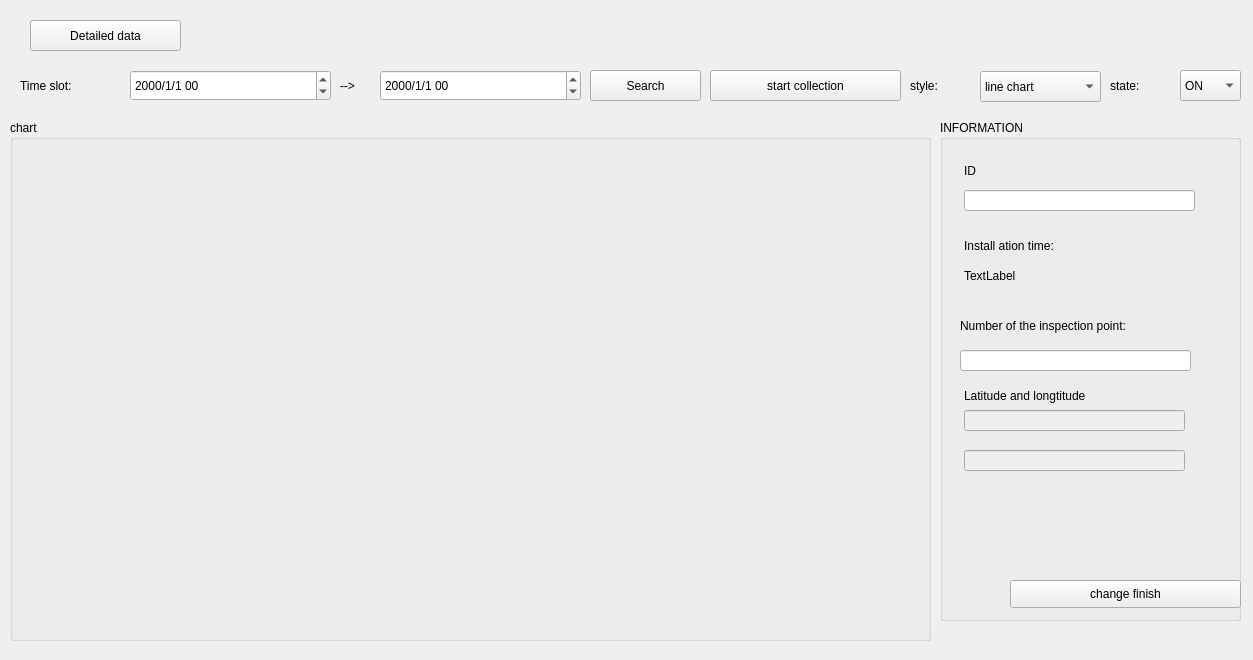
<?xml version="1.0" encoding="UTF-8"?>
<ui version="4.0">
 <class>Widget</class>
 <widget class="QWidget" name="Widget">
  <property name="geometry">
   <rect>
    <x>0</x>
    <y>0</y>
    <width>1253</width>
    <height>660</height>
   </rect>
  </property>
  <property name="windowTitle">
   <string>Widget</string>
  </property>
  <property name="styleSheet">
   <string notr="true">
font: 11pt &quot;华光行书_CNKI&quot;;</string>
  </property>
  <widget class="QComboBox" name="comboBox">
   <property name="geometry">
    <rect>
     <x>1180</x>
     <y>70</y>
     <width>61</width>
     <height>31</height>
    </rect>
   </property>
   <item>
    <property name="text">
     <string>ON</string>
    </property>
   </item>
   <item>
    <property name="text">
     <string>OFF</string>
    </property>
   </item>
  </widget>
  <widget class="QPushButton" name="pushButton">
   <property name="geometry">
    <rect>
     <x>30</x>
     <y>20</y>
     <width>151</width>
     <height>31</height>
    </rect>
   </property>
   <property name="styleSheet">
    <string notr="true">
font: 11pt &quot;华光行书_CNKI&quot;;</string>
   </property>
   <property name="text">
    <string>Detailed data</string>
   </property>
  </widget>
  <widget class="QDateTimeEdit" name="time1">
   <property name="geometry">
    <rect>
     <x>130</x>
     <y>70</y>
     <width>201</width>
     <height>31</height>
    </rect>
   </property>
   <property name="displayFormat">
    <string>yyyy/M/d HH</string>
   </property>
  </widget>
  <widget class="QLabel" name="label">
   <property name="geometry">
    <rect>
     <x>20</x>
     <y>70</y>
     <width>101</width>
     <height>31</height>
    </rect>
   </property>
   <property name="styleSheet">
    <string notr="true">
font: 11pt &quot;华光行书_CNKI&quot;;
</string>
   </property>
   <property name="text">
    <string>Time slot:</string>
   </property>
  </widget>
  <widget class="QLabel" name="label_2">
   <property name="geometry">
    <rect>
     <x>420</x>
     <y>100</y>
     <width>63</width>
     <height>14</height>
    </rect>
   </property>
   <property name="text">
    <string/>
   </property>
  </widget>
  <widget class="QLabel" name="label_3">
   <property name="geometry">
    <rect>
     <x>340</x>
     <y>70</y>
     <width>51</width>
     <height>31</height>
    </rect>
   </property>
   <property name="styleSheet">
    <string notr="true">font: 12pt &quot;宋体&quot;;</string>
   </property>
   <property name="text">
    <string>--&gt;</string>
   </property>
  </widget>
  <widget class="QDateTimeEdit" name="time2">
   <property name="geometry">
    <rect>
     <x>380</x>
     <y>70</y>
     <width>201</width>
     <height>31</height>
    </rect>
   </property>
   <property name="displayFormat">
    <string>yyyy/M/d HH</string>
   </property>
  </widget>
  <widget class="QPushButton" name="pushButton_2">
   <property name="geometry">
    <rect>
     <x>590</x>
     <y>70</y>
     <width>111</width>
     <height>31</height>
    </rect>
   </property>
   <property name="styleSheet">
    <string notr="true">
font: 11pt &quot;华光行书_CNKI&quot;;</string>
   </property>
   <property name="text">
    <string>Search</string>
   </property>
  </widget>
  <widget class="QGroupBox" name="groupBox">
   <property name="geometry">
    <rect>
     <x>940</x>
     <y>120</y>
     <width>301</width>
     <height>501</height>
    </rect>
   </property>
   <property name="styleSheet">
    <string notr="true">
font: 11pt &quot;华光行书_CNKI&quot;;</string>
   </property>
   <property name="title">
    <string>INFORMATION</string>
   </property>
   <widget class="QLabel" name="label_time">
    <property name="geometry">
     <rect>
      <x>24</x>
      <y>140</y>
      <width>171</width>
      <height>31</height>
     </rect>
    </property>
    <property name="styleSheet">
     <string notr="true">
font: 11pt &quot;华光行书_CNKI&quot;;</string>
    </property>
    <property name="text">
     <string>TextLabel</string>
    </property>
   </widget>
   <widget class="QLineEdit" name="lineEdit_la">
    <property name="enabled">
     <bool>false</bool>
    </property>
    <property name="geometry">
     <rect>
      <x>24</x>
      <y>330</y>
      <width>221</width>
      <height>21</height>
     </rect>
    </property>
   </widget>
   <widget class="QLabel" name="label_9">
    <property name="geometry">
     <rect>
      <x>24</x>
      <y>260</y>
      <width>261</width>
      <height>31</height>
     </rect>
    </property>
    <property name="styleSheet">
     <string notr="true">
font: 11pt &quot;华光行书_CNKI&quot;;</string>
    </property>
    <property name="text">
     <string>Latitude and longtitude</string>
    </property>
   </widget>
   <widget class="QLineEdit" name="lineEdit_lo">
    <property name="enabled">
     <bool>false</bool>
    </property>
    <property name="geometry">
     <rect>
      <x>24</x>
      <y>290</y>
      <width>221</width>
      <height>21</height>
     </rect>
    </property>
   </widget>
   <widget class="QLineEdit" name="lineEdit_id">
    <property name="geometry">
     <rect>
      <x>24</x>
      <y>70</y>
      <width>231</width>
      <height>21</height>
     </rect>
    </property>
   </widget>
   <widget class="QLabel" name="label_7">
    <property name="geometry">
     <rect>
      <x>24</x>
      <y>110</y>
      <width>181</width>
      <height>31</height>
     </rect>
    </property>
    <property name="styleSheet">
     <string notr="true">
font: 11pt &quot;华光行书_CNKI&quot;;</string>
    </property>
    <property name="text">
     <string>Install ation time:</string>
    </property>
   </widget>
   <widget class="QLabel" name="label_6">
    <property name="geometry">
     <rect>
      <x>24</x>
      <y>30</y>
      <width>171</width>
      <height>41</height>
     </rect>
    </property>
    <property name="styleSheet">
     <string notr="true">
font: 11pt &quot;华光行书_CNKI&quot;;</string>
    </property>
    <property name="text">
     <string>ID</string>
    </property>
   </widget>
   <widget class="QLabel" name="label_8">
    <property name="geometry">
     <rect>
      <x>20</x>
      <y>190</y>
      <width>261</width>
      <height>31</height>
     </rect>
    </property>
    <property name="styleSheet">
     <string notr="true">
font: 11pt &quot;华光行书_CNKI&quot;;</string>
    </property>
    <property name="text">
     <string>Number of the inspection point:</string>
    </property>
   </widget>
   <widget class="QLineEdit" name="lineEdit_inspection">
    <property name="geometry">
     <rect>
      <x>20</x>
      <y>230</y>
      <width>231</width>
      <height>21</height>
     </rect>
    </property>
   </widget>
   <widget class="QPushButton" name="pushButton_5">
    <property name="geometry">
     <rect>
      <x>70</x>
      <y>460</y>
      <width>231</width>
      <height>28</height>
     </rect>
    </property>
    <property name="styleSheet">
     <string notr="true">
font: 11pt &quot;华光行书_CNKI&quot;;</string>
    </property>
    <property name="text">
     <string>change finish</string>
    </property>
   </widget>
  </widget>
  <widget class="QLabel" name="label_4">
   <property name="geometry">
    <rect>
     <x>1110</x>
     <y>60</y>
     <width>72</width>
     <height>51</height>
    </rect>
   </property>
   <property name="styleSheet">
    <string notr="true">font: 12pt &quot;宋体&quot;;</string>
   </property>
   <property name="text">
    <string>state:</string>
   </property>
  </widget>
  <widget class="QGroupBox" name="groupBox_2">
   <property name="geometry">
    <rect>
     <x>10</x>
     <y>120</y>
     <width>921</width>
     <height>521</height>
    </rect>
   </property>
   <property name="title">
    <string>chart</string>
   </property>
   <widget class="QChartView" name="widget" native="true">
    <property name="geometry">
     <rect>
      <x>0</x>
      <y>20</y>
      <width>921</width>
      <height>501</height>
     </rect>
    </property>
   </widget>
  </widget>
  <widget class="QComboBox" name="comboBox_2">
   <property name="geometry">
    <rect>
     <x>980</x>
     <y>71</y>
     <width>121</width>
     <height>31</height>
    </rect>
   </property>
   <property name="styleSheet">
    <string notr="true">

font: 11pt &quot;华光行书_CNKI&quot;;</string>
   </property>
   <item>
    <property name="text">
     <string>line chart</string>
    </property>
   </item>
   <item>
    <property name="text">
     <string>bar chart</string>
    </property>
   </item>
  </widget>
  <widget class="QLabel" name="label_5">
   <property name="geometry">
    <rect>
     <x>910</x>
     <y>70</y>
     <width>72</width>
     <height>31</height>
    </rect>
   </property>
   <property name="styleSheet">
    <string notr="true">font: 12pt &quot;宋体&quot;;</string>
   </property>
   <property name="text">
    <string>style:</string>
   </property>
  </widget>
  <widget class="QPushButton" name="pushButton_4">
   <property name="geometry">
    <rect>
     <x>710</x>
     <y>70</y>
     <width>191</width>
     <height>31</height>
    </rect>
   </property>
   <property name="styleSheet">
    <string notr="true">
font: 11pt &quot;华光行书_CNKI&quot;;</string>
   </property>
   <property name="text">
    <string>start collection</string>
   </property>
  </widget>
 </widget>
 <layoutdefault spacing="6" margin="11"/>
 <customwidgets>
  <customwidget>
   <class>QChartView</class>
   <extends>QWidget</extends>
   <header location="global">qchartview.h</header>
   <container>1</container>
  </customwidget>
 </customwidgets>
 <resources/>
 <connections/>
</ui>
